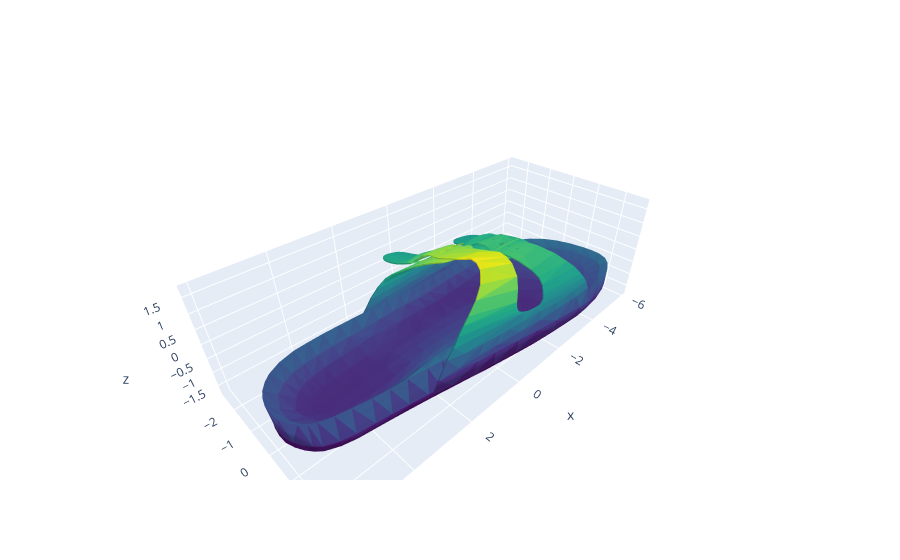

The code cell stored with this chart in its notebook:
### Code cell
name = 'sandal'

df = dataframes[name] # replace with your own data source
fig = go.Figure(go.Mesh3d(
    x=df.x, y=df.y, z=df.z, 
    i=df.i, j=df.j, k=df.k, 
    facecolor=df.facecolor))
fig.show()

### Figure 1 — Plotly figure (JSON) as saved in the notebook; plotly's stock layout.template omitted (floating-point values rounded to 4 significant figures; data arrays with more than 128 entries replaced by an {"elided": "..."} marker saying what was removed)
{"data": [{"facecolor": {"elided": "4952 str values"}, "i": {"elided": "4952 int values"}, "j": {"elided": "4952 int values"}, "k": {"elided": "4952 int values"}, "type": "mesh3d", "x": {"elided": "4952 float values"}, "y": {"elided": "4952 float values"}, "z": {"elided": "4952 float values"}}], "layout": {}}
